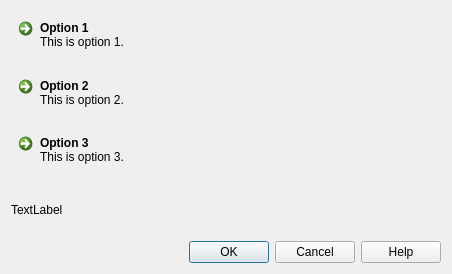
<?xml version="1.0" encoding="UTF-8"?>
<ui version="4.0">
 <class>Dialog</class>
 <widget class="QDialog" name="Dialog">
  <property name="geometry">
   <rect>
    <x>0</x>
    <y>0</y>
    <width>452</width>
    <height>274</height>
   </rect>
  </property>
  <property name="windowTitle">
   <string>Dialog</string>
  </property>
  <layout class="QVBoxLayout" name="verticalLayout">
   <item>
    <widget class="QCommandLinkButton" name="commandLinkButton">
     <property name="text">
      <string>Option 1</string>
     </property>
     <property name="description">
      <string>This is option 1.</string>
     </property>
    </widget>
   </item>
   <item>
    <widget class="QCommandLinkButton" name="commandLinkButton_2">
     <property name="text">
      <string>Option 2</string>
     </property>
     <property name="description">
      <string>This is option 2.</string>
     </property>
    </widget>
   </item>
   <item>
    <widget class="QCommandLinkButton" name="commandLinkButton_3">
     <property name="text">
      <string>Option 3</string>
     </property>
     <property name="description">
      <string>This is option 3.</string>
     </property>
    </widget>
   </item>
   <item>
    <widget class="QLabel" name="lblSelected">
     <property name="text">
      <string>TextLabel</string>
     </property>
    </widget>
   </item>
   <item>
    <widget class="QDialogButtonBox" name="buttonBox">
     <property name="standardButtons">
      <set>QDialogButtonBox::Cancel|QDialogButtonBox::Help|QDialogButtonBox::Ok</set>
     </property>
    </widget>
   </item>
  </layout>
 </widget>
 <resources/>
 <connections/>
</ui>
